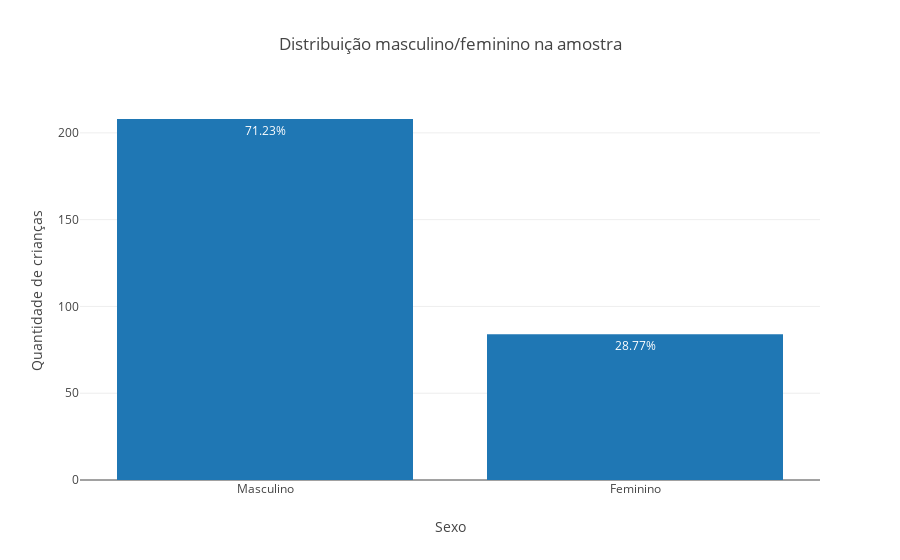

Source (notebook cell):
### Markdown cell above
### Proporção entre crianças do sexo M/F

### Code cell
from plotly.graph_objs import Layout

#Gráfico de comparação de amostras M/F
data = [go.Bar(x = ['Masculino','Feminino'],
               y = df['gender'].value_counts(),
               text = porcentagem(df['gender'].value_counts()),
               textposition = 'auto')]

#layout = go.Layout(yaxis = dict(tickformat=".2%"))

py.iplot({
"data": data,
"layout": Layout(
    title="Distribuição masculino/feminino na amostra",
    xaxis=dict(title="Sexo"),
    yaxis=dict(title="Quantidade de crianças")
)
})

### Figure 1 — Plotly figure (JSON) as saved in the notebook; plotly's stock layout.template omitted (floating-point values rounded to 4 significant figures)
{"data": [{"text": ["71.23%", "28.77%"], "textposition": "auto", "type": "bar", "uid": "7e0f85ee-4fb4-41bf-9896-48e1b4f0af56", "x": ["Masculino", "Feminino"], "y": [208, 84]}], "layout": {"title": {"text": "Distribuição masculino/feminino na amostra"}, "xaxis": {"title": {"text": "Sexo"}}, "yaxis": {"title": {"text": "Quantidade de crianças"}}}}
